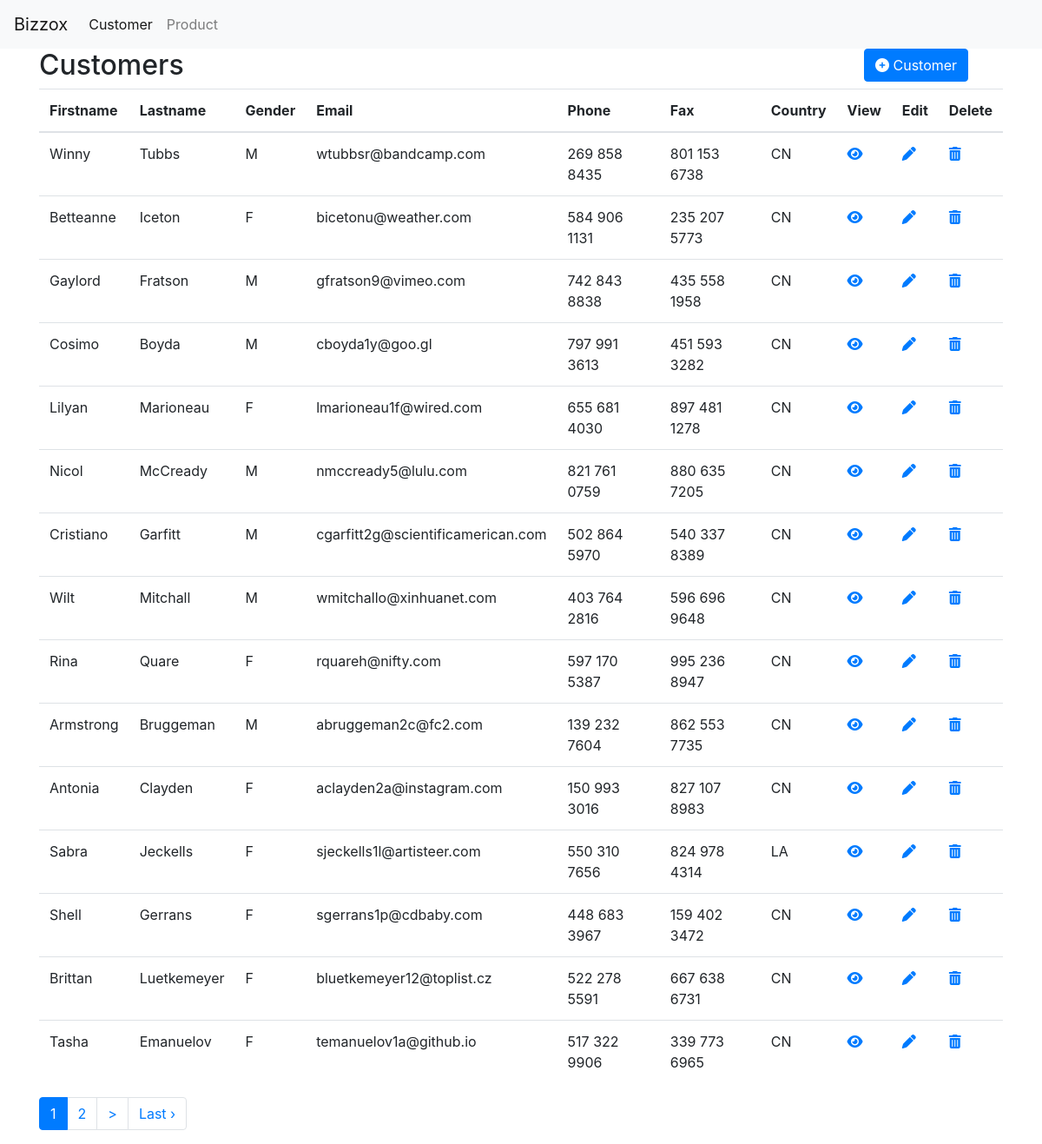
The app's page /, older data.
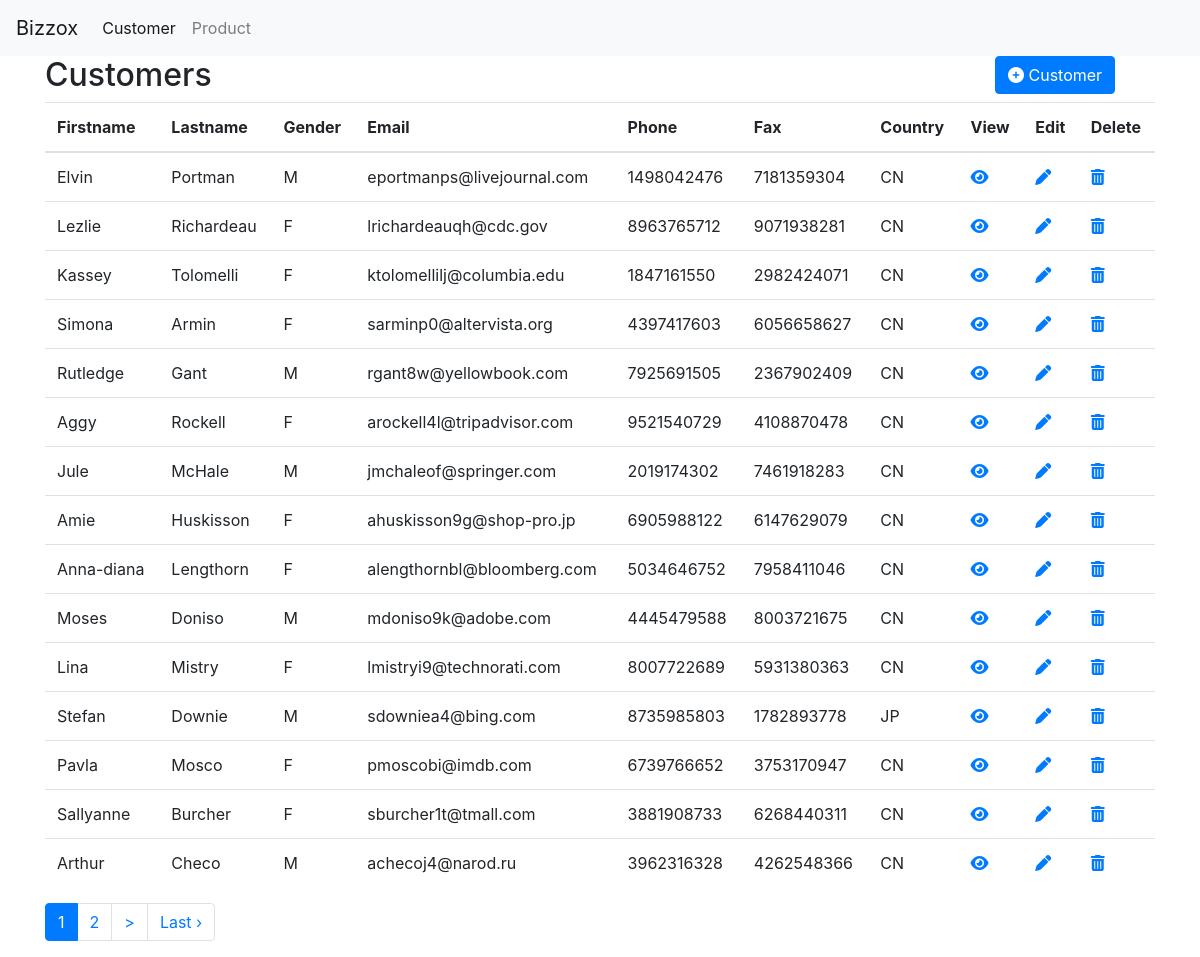
The same page, newer data.
### tables this page shows
CREATE TABLE `xcustomer` (
  `id` int(11) UNSIGNED NOT NULL,
  `gender` varchar(1) DEFAULT NULL,
  `first_name` varchar(100) NOT NULL,
  `last_name` varchar(100) NOT NULL,
  `email` varchar(60) DEFAULT NULL,
  `phone` varchar(60) DEFAULT NULL,
  `fax` varchar(30) DEFAULT NULL,
  `country_code` varchar(5) DEFAULT NULL,
  `enabled` tinyint(1) UNSIGNED NOT NULL DEFAULT 0,
  `created_at` datetime NOT NULL,
  `updated_at` datetime NOT NULL
);

### index.php (called while the page is built, shortened)
<?php
require_once BASEPATH.'core/CodeIgniter.php';

### application/models/Customer_model.php (called while the page is built, shortened)
<?php
class Customer_model extends CI_Model {
	public function getPageData($page,$per_page){
		$customers = $this->db->query("select * from xcustomer where enabled = 0 order by created_at DESC limit $page, $per_page");
		return $customers->result_array();
	}
}

### application/views/customer/index.php (the view, shortened to what this page needs)
<link rel="stylesheet" type = "text/css"  href="<?php echo base_url('assets/css/customer.css')?>">
<div class="container">
	<div class="row">
		<div class="col-md-10">
			<h2>Customers</h2>
		</div>
		<div class="col-md-2">
			<a href="<?= base_url('customer/form')?>" class="btn btn-primary"><i class="fas fa-plus-circle"></i> Customer</a>
		</div>
	</div>
	<div class="row">
		<div class="col">
			<table class="table">
				<thead>
					<tr>
						<th scope="col">Firstname</th>
						<th scope="col">Lastname</th>
						<th scope="col">Gender</th>
						<th scope="col">Email</th>
						<th scope="col">Phone</th>
						<th scope="col">Fax</th>
						<th scope="col">Country</th>
						<th scope="col">View</th>
						<th scope="col">Edit</th>
						<th scope="col">Delete</th>
					</tr>
				</thead>
				<tbody>
				<?php
				if(count($customers)>0) {
					foreach ($customers as $customer) {
						$id = $customer['id'];
						?>
						<tr>
							<td><?=$customer['first_name']?></td>
							<td><?=$customer['last_name']?></td>
							<td><?=$customer['gender']?></td>
							<td><?=$customer['email']?></td>
							<td><?=$customer['phone']?></td>
							<td><?=$customer['fax']?></td>
							<td><?=$customer['country_code']?></td>
							<td><a href="<?=base_url("customer/detail?id=$id")?>"><i class="fas fa-eye"></i></a></td>
							<td><a href="<?=base_url("customer/edit?id=$id")?>"><i class="fas fa-pen"></i></a></td>
							<td><a href="<?=base_url("customer/delete?id=$id")?>" onclick="return confirm('Confirm Delete ?');"><i class="fas fa-trash-alt"></i></a></td>
						</tr>
					<?php
					}
				}else{?>
						<tr>
							<td colspan="10" style="text-align: center;">No Data</td>
						</tr>
				<?php
				}
				?>
				</tbody>
			</table>
		</div>
	</div>
	<div class="row">
		<div class="col">
			<?php
			if(count($customers)>0) {
			 	echo $pagination;
			}
			?>
		</div>
	</div>
</div>

Row changes from the older to the newer data that the page shows:
removed xcustomer: first_name "Winny", last_name "Tubbs", gender "M", email "wtubbsr@bandcamp.com", phone "269 858 8435", fax "801 153 6738", country_code "CN"
removed xcustomer: first_name "Betteanne", last_name "Iceton", gender "F", email "bicetonu@weather.com", phone "584 906 1131", fax "235 207 5773", country_code "CN"
removed xcustomer: first_name "Gaylord", last_name "Fratson", gender "M", email "gfratson9@vimeo.com", phone "742 843 8838", fax "435 558 1958", country_code "CN"
removed xcustomer: first_name "Cosimo", last_name "Boyda", gender "M", email "cboyda1y@goo.gl", phone "797 991 3613", fax "451 593 3282", country_code "CN"
removed xcustomer: first_name "Lilyan", last_name "Marioneau", gender "F", email "lmarioneau1f@wired.com", phone "655 681 4030", fax "897 481 1278", country_code "CN"
removed xcustomer: first_name "Nicol", last_name "McCready", gender "M", email "nmccready5@lulu.com", phone "821 761 0759", fax "880 635 7205", country_code "CN"
removed xcustomer: first_name "Cristiano", last_name "Garfitt", gender "M", email "cgarfitt2g@scientificamerican.com", phone "502 864 5970", fax "540 337 8389", country_code "CN"
removed xcustomer: first_name "Wilt", last_name "Mitchall", gender "M", email "wmitchallo@xinhuanet.com", phone "403 764 2816", fax "596 696 9648", country_code "CN"
removed xcustomer: first_name "Rina", last_name "Quare", gender "F", email "rquareh@nifty.com", phone "597 170 5387", fax "995 236 8947", country_code "CN"
removed xcustomer: first_name "Armstrong", last_name "Bruggeman", gender "M", email "abruggeman2c@fc2.com", phone "139 232 7604", fax "862 553 7735", country_code "CN"
removed xcustomer: first_name "Antonia", last_name "Clayden", gender "F", email "aclayden2a@instagram.com", phone "150 993 3016", fax "827 107 8983", country_code "CN"
removed xcustomer: first_name "Sabra", last_name "Jeckells", gender "F", email "sjeckells1l@artisteer.com", phone "550 310 7656", fax "824 978 4314", country_code "LA"
removed xcustomer: first_name "Shell", last_name "Gerrans", gender "F", email "sgerrans1p@cdbaby.com", phone "448 683 3967", fax "159 402 3472", country_code "CN"
removed xcustomer: first_name "Brittan", last_name "Luetkemeyer", gender "F", email "bluetkemeyer12@toplist.cz", phone "522 278 5591", fax "667 638 6731", country_code "CN"
removed xcustomer: first_name "Tasha", last_name "Emanuelov", gender "F", email "temanuelov1a@github.io", phone "517 322 9906", fax "339 773 6965", country_code "CN"
added xcustomer: first_name "Elvin", last_name "Portman", gender "M", email "eportmanps@livejournal.com", phone "1498042476", fax "7181359304", country_code "CN"
added xcustomer: first_name "Lezlie", last_name "Richardeau", gender "F", email "lrichardeauqh@cdc.gov", phone "8963765712", fax "9071938281", country_code "CN"
added xcustomer: first_name "Kassey", last_name "Tolomelli", gender "F", email "ktolomellilj@columbia.edu", phone "1847161550", fax "2982424071", country_code "CN"
added xcustomer: first_name "Simona", last_name "Armin", gender "F", email "sarminp0@altervista.org", phone "4397417603", fax "6056658627", country_code "CN"
added xcustomer: first_name "Rutledge", last_name "Gant", gender "M", email "rgant8w@yellowbook.com", phone "7925691505", fax "2367902409", country_code "CN"
added xcustomer: first_name "Aggy", last_name "Rockell", gender "F", email "arockell4l@tripadvisor.com", phone "9521540729", fax "4108870478", country_code "CN"
added xcustomer: first_name "Jule", last_name "McHale", gender "M", email "jmchaleof@springer.com", phone "2019174302", fax "7461918283", country_code "CN"
added xcustomer: first_name "Amie", last_name "Huskisson", gender "F", email "ahuskisson9g@shop-pro.jp", phone "6905988122", fax "6147629079", country_code "CN"
added xcustomer: first_name "Anna-diana", last_name "Lengthorn", gender "F", email "alengthornbl@bloomberg.com", phone "5034646752", fax "7958411046", country_code "CN"
added xcustomer: first_name "Moses", last_name "Doniso", gender "M", email "mdoniso9k@adobe.com", phone "4445479588", fax "8003721675", country_code "CN"
added xcustomer: first_name "Lina", last_name "Mistry", gender "F", email "lmistryi9@technorati.com", phone "8007722689", fax "5931380363", country_code "CN"
added xcustomer: first_name "Stefan", last_name "Downie", gender "M", email "sdowniea4@bing.com", phone "8735985803", fax "1782893778", country_code "JP"
added xcustomer: first_name "Pavla", last_name "Mosco", gender "F", email "pmoscobi@imdb.com", phone "6739766652", fax "3753170947", country_code "CN"
added xcustomer: first_name "Sallyanne", last_name "Burcher", gender "F", email "sburcher1t@tmall.com", phone "3881908733", fax "6268440311", country_code "CN"
added xcustomer: first_name "Arthur", last_name "Checo", gender "M", email "achecoj4@narod.ru", phone "3962316328", fax "4262548366", country_code "CN"
